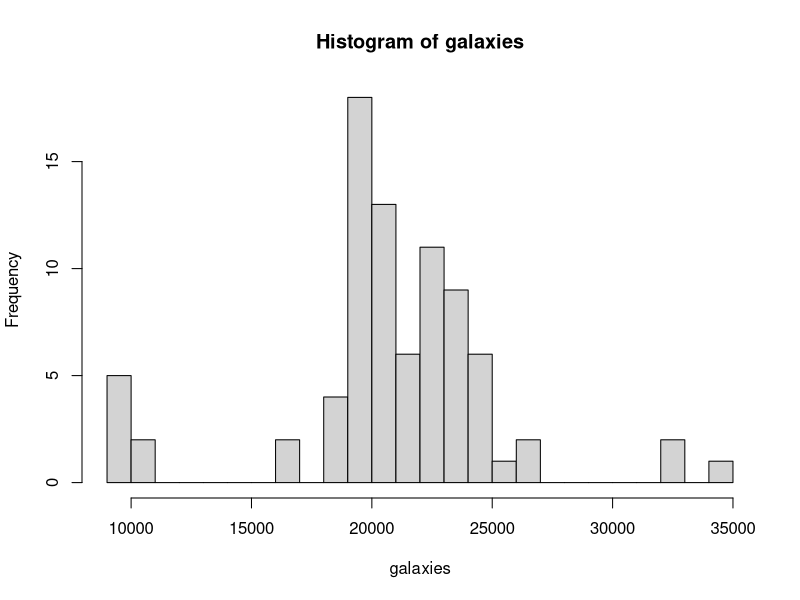
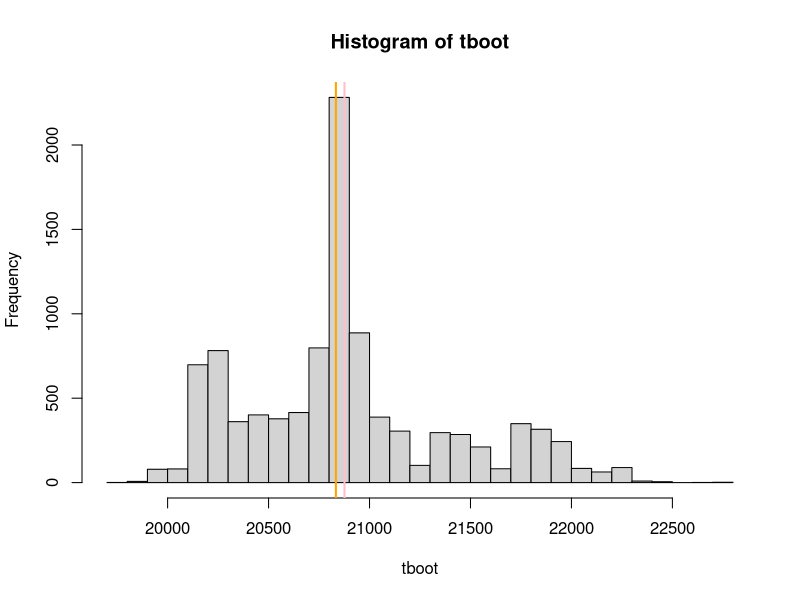

Recreate these plots in R, in order. (Note: this script raises an error after producing the figures.)
## ---- chunk 1
#?sample()
set.seed(1)
unif <- runif(50, 0, 99)
u <- sample(unif, size = 10, replace = TRUE)
u_without <- sample(u, size = 10, replace = FALSE)

B <- 10
bstr <- matrix(0,ncol = 50,nrow =B)
for(i in 1:B){
  samp = sample(u,size = 50,replace =TRUE)
  bstr[i,]  = samp
}
## ---- chunk 2
library(MASS)   # Modern Applied Statistics with S 
                # (Venables and Ripley, 2004)

gal <- galaxies     # data set on velocities (km/s) 
                    #of 82 galaxies

hist(galaxies, breaks = 25)
## ---- chunk 3
## MEDIAN speed of galaxies
tobs <- median(gal)       # T(X)
## ---- chunk 4
set.seed(1)

B <- 10000
bstr <- matrix(0,ncol = 82,nrow =B)
for(i in 1:B){
  samp = sample(gal,size = 82,replace =TRUE)
  bstr[i,]  = samp
}

tboot = apply(bstr,1,median)
## ---- chunk 5
#mean of medians - median(sample)
bias <- mean(tboot) - tobs
bias
## ---- chunk 6
SE_tboot <- sd(tboot)
SE_tboot 
## ---- chunk 7
#Plot the BS samples, and include tobs 
hist(tboot, breaks = 25) 
abline(v= c(tobs, mean(tboot)), col= c("orange", "pink"), lwd = 2)
## ---- chunk 8
c1 <- quantile(tboot, probs = (0.05/2))
c2 <- quantile(tboot, probs = 1-0.05/2)
#For the medians
#Percentile CI
perc_CI <- c(c1, c2) #no need to sort as quantile does this 

#Basic BS CI
CI_basic <- c(2*tobs - c2, 2*tobs - c1)
names(CI_basic) <- c("2.5%", "97.5%")
print(perc_CI)
print(CI_basic)
## ---- chunk 9
tobs_mean <- mean(gal)
tboot_mean <- apply(bstr, 1, mean)

c1 <- quantile(tboot_mean, probs = (0.05/2))
c2 <- quantile(tboot_mean, probs = 1-0.05/2)

#For the means: Percentile 
mperc <- c(c1, c2)
print(mperc)

#Means: Basic Method 
mbasic_CI <- c(2*tobs_mean - c2, 2*tobs_mean - c1)
names(mbasic_CI) <- c("2.5%", "97.5%")
print(mbasic_CI)

#t_CI
n <- length(tboot_mean)
se <- sd(tboot_mean)/sqrt(n)

t_star <- (tboot_mean-tobs_mean)/se

c1 <- quantile(t_star, probs = (0.05/2))
c2 <- quantile(t_star, probs = 1-0.05/2)

CI_t <- c(tobs_mean - c2*se, tobs_mean - c1*se) 
names(CI_t) <- c("2.5%", "97.5%")
CI_t
## ---- chunk 10
library(boot)

bt.smpls <- boot(gal, function(x, i) median(x[i]), R = 3000) #simulate 3000 BS replicates        

# see Venables and Ripley, pg.134
# take 3000 bootstrap samples, returns the 3000 medians of these

bt.smpls
summary(bt.smpls)

boot.ci(bt.smpls, type = c("norm", "basic", "perc", "bca"))     # all sorts of confidence intervals
help(boot.ci)           # bca gives a bias corrected and accelerated 
                       # (improved) percentile interval
## ---- chunk 11
# Filter to only the columns we need and remove rows with NAs
clean_data <- na.omit(airquality[, c("Ozone", "Temp")])

# Now the function is super simple
corr_func <- function(data, indices) {
  d <- data[indices, ]
  return(stats::cor(d$Ozone, d$Temp))
}

# Run it
boot_results <- boot(data = clean_data, statistic = corr_func, R = 10000)
boot.ci(boot_results, type = c("perc", "bca"))
## ---- chunk 12
#Find std error, bias and CI for cor
#Std Error 
set.seed(1)
boot(data = airquality, statistic = corr_func, R =10000)
## ---- chunk 13
n <- dim(df)[1]

# sample cases from data frame
cases <- sample(1:n, replace = T)
booti <- df[cases, ]               
